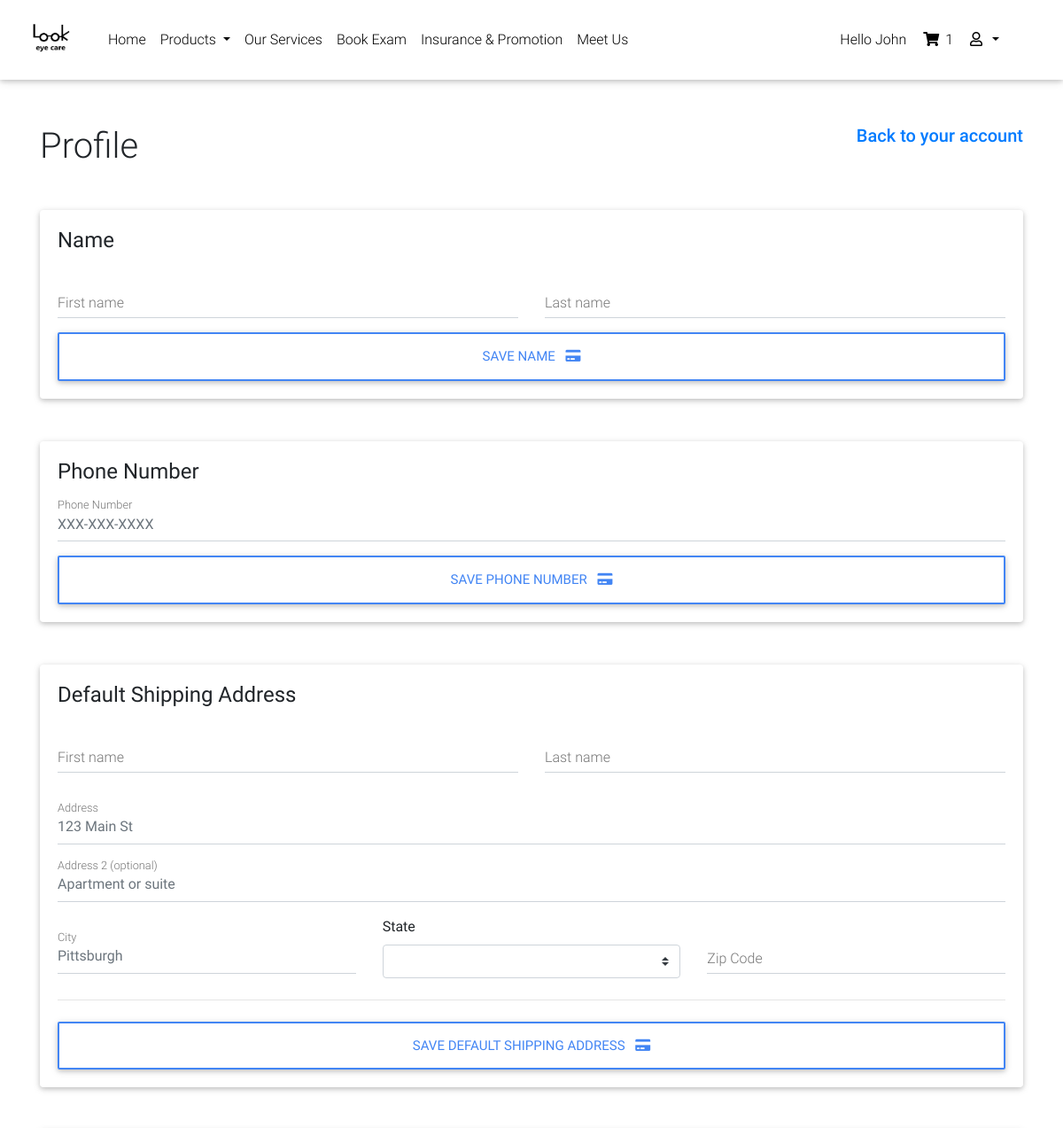
Before: /account/edit_profile/ (signed in, upper part) with the older database file.
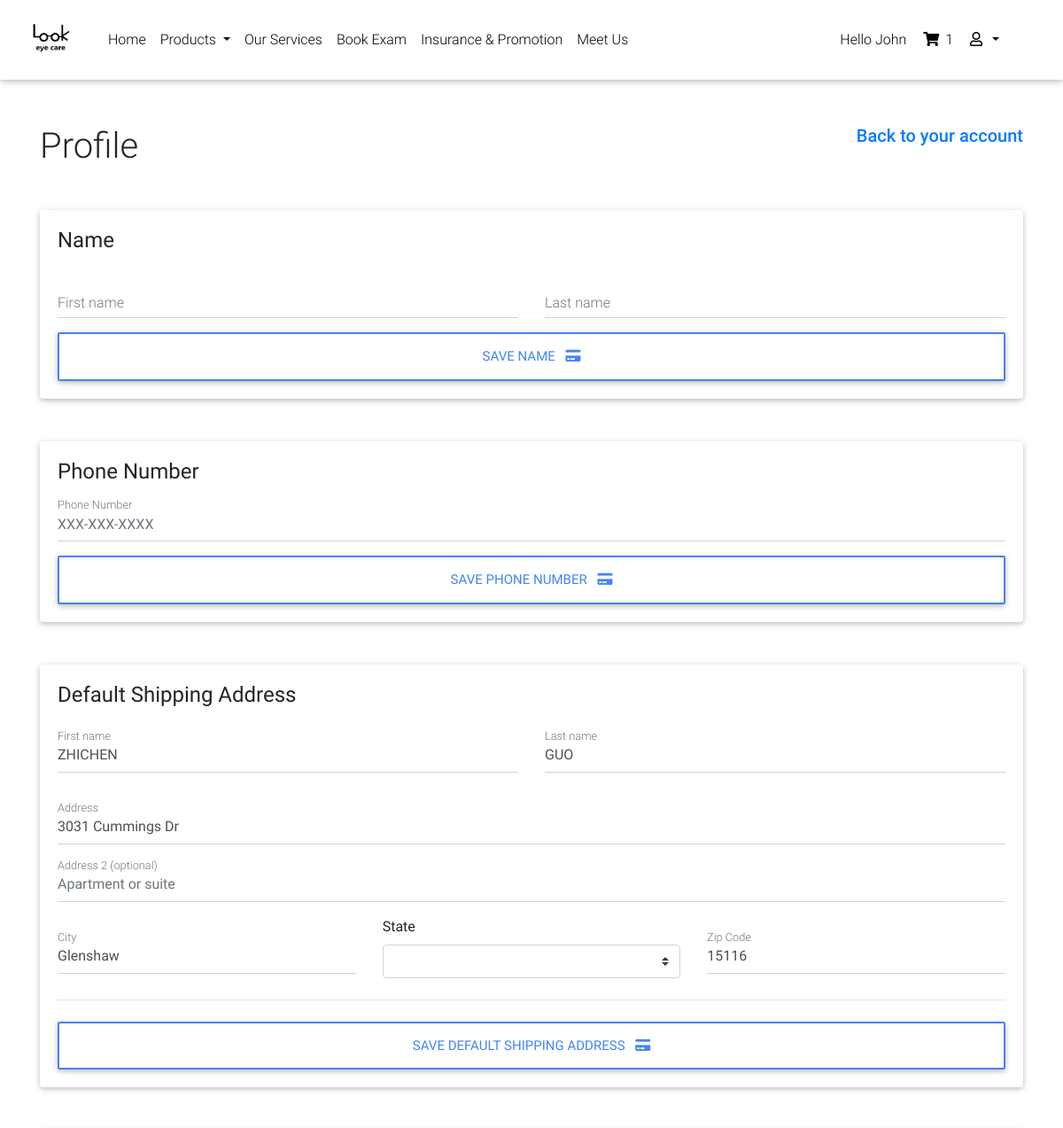
After: the same page with the newer database file.
### core/models.py (models this page shows)
class Profile(models.Model):
    user = models.OneToOneField(settings.AUTH_USER_MODEL, related_name='profile', on_delete=models.CASCADE)
    default_shipping_address = models.ForeignKey(Address, related_name='default_shipping_address',
                                                 on_delete=models.CASCADE, blank=True, null=True)
    default_billing_address = models.ForeignKey(Address, related_name='default_billing_address',
                                                on_delete=models.CASCADE, blank=True, null=True)
    phone_num = models.CharField(max_length=50, blank=True, null=True)

### shopping/models.py (models this page shows, shortened)
class Address(models.Model):
    user = models.ForeignKey(settings.AUTH_USER_MODEL, on_delete=models.CASCADE)
    first_name = models.CharField(max_length=100, blank=True)
    last_name = models.CharField(max_length=200, blank=True)
    street_address = models.CharField(max_length=150)
    apartment_address = models.CharField(max_length=150, blank=True, null=True)
    city = models.CharField(max_length=100, blank=True, null=True)
    state = models.CharField(choices=CONTIGUOUS_STATES, max_length=2)
    zipcode = models.CharField(max_length=22)
    address_type = models.CharField(max_length=1, choices=ADDRESS_CHOICES)
    class Meta:
        verbose_name_plural = 'Addresses'

### core/views.py (the view, shortened to what this page needs)
# urls.py: path('edit_profile/', EditProfileView.as_view(), name='edit_profile'),
class EditProfileView(View):
    template_name = 'profile/edit_profile.html'
    def get(self, *args, **kwargs):
        profile = get_object_or_404(Profile, user=self.request.user)
        form = EditProfileForm()
        context = {
            'profile': profile,
            'form': form,
            'states_choices': CONTIGUOUS_STATES,
        }
        return render(self.request, self.template_name, context)

### core/forms.py
class EditProfileForm(forms.Form):
    first_name = forms.CharField(required=False)
    last_name = forms.CharField(required=False)
    phone_num = forms.CharField(required=False)
    shipping_first_name = forms.CharField(required=False)
    shipping_last_name = forms.CharField(required=False)
    shipping_street_address = forms.CharField(required=False)
    shipping_apartment_address = forms.CharField(required=False)
    shipping_city = forms.CharField(required=False)
    shipping_state = forms.CharField(required=False)
    shipping_zipcode = forms.CharField(required=False)
    billing_first_name = forms.CharField(required=False)
    billing_last_name = forms.CharField(required=False)
    billing_street_address = forms.CharField(required=False)
    billing_apartment_address = forms.CharField(required=False)
    billing_city = forms.CharField(required=False)
    billing_state = forms.CharField(required=False)
    billing_zipcode = forms.CharField(required=False)

### shopping/templatetags/cart_template_tags.py (called while the page is built)
@register.filter
def cart_item_count(user):
    if user.is_authenticated:
        qs = Cart.objects.filter(user=user)
        if qs.exists():
            return qs[0].items.count()
    return 0

### templates/profile/edit_profile.html (shortened to what the changed rows need)
{% extends "base.html" %}
{% load i18n %}
{% block content %}
  <div>
    <span><h1 class="mb-5">{% trans "Profile" %}</h1></span>
  </div>
  <div class="card mt-5">
    <form method="POST" class="card-body">
      <div class="md-form mb-lg-3">
        <input type='text' placeholder='XXX-XXX-XXXX' id='phone_num' name='phone_num' class='form-control'
               {% if profile.phone_num %}value="{{ profile.phone_num }}{% endif %}"/>
        <label for="phone_num" class="">Phone Number</label>
      </div>
    </form>
  </div>
  <div class="card mt-5">
    <form method="POST" class="card-body">
      <div class="row">
        <div class="col-md-6">
          <div class="md-form mb-lg-3">
            <input type='text' id='shipping_first_name' name='shipping_first_name' class='form-control'
                   value="{{ profile.default_shipping_address.first_name }}"/>
            <label for="shipping_first_name" class="">First name</label>
          </div>
        </div>
        <div class="col-md-6">
          <div class="md-form mb-lg-3">
            <input type='text' id='shipping_last_name' name='shipping_last_name' class='form-control'
                   value="{{ profile.default_shipping_address.last_name }}"/>
            <label for="shipping_last_name" class="">Last name</label>
          </div>
        </div>
      </div>
      <div class="md-form mb-lg-3">
        <input type='text' placeholder='123 Main St' id='shipping_street_address'
               name='shipping_street_address' class='form-control'
               value="{{ profile.default_shipping_address.street_address }}"/>
        <label for="shipping_street_address" class="">Address</label>
      </div>
      <div class="row">
        <div class="col-lg-4 col-md-2">
          <div class="md-form mb-2">
            <input type='text' placeholder='Pittsburgh' id='shipping_city' name='shipping_city'
                   class='form-control' value="{{ profile.default_shipping_address.city }}"/>
            <label for="shipping_city" class="">City</label>
          </div>
        </div>
        <div class="col-lg-4 col-md-6">
          <div class="md-form mb-2">
            <input type='text' id='shipping_zipcode' name='shipping_zipcode' class='form-control'
                   value="{{ profile.default_shipping_address.zipcode }}"/>
            <label for="shipping_zipcode" class="">Zip Code</label>
          </div>
        </div>
      </div>
    </form>
  </div>
{% endblock %}

Changed rows visible on the page:
changed Profile: shipping_first_name (not shown) → "ZHICHEN"; shipping_last_name (not shown) → "GUO"; shipping_street_address (not shown) → "3031 Cummings Dr"; shipping_city (not shown) → "Glenshaw"; shipping_zipcode (not shown) → "15116"
